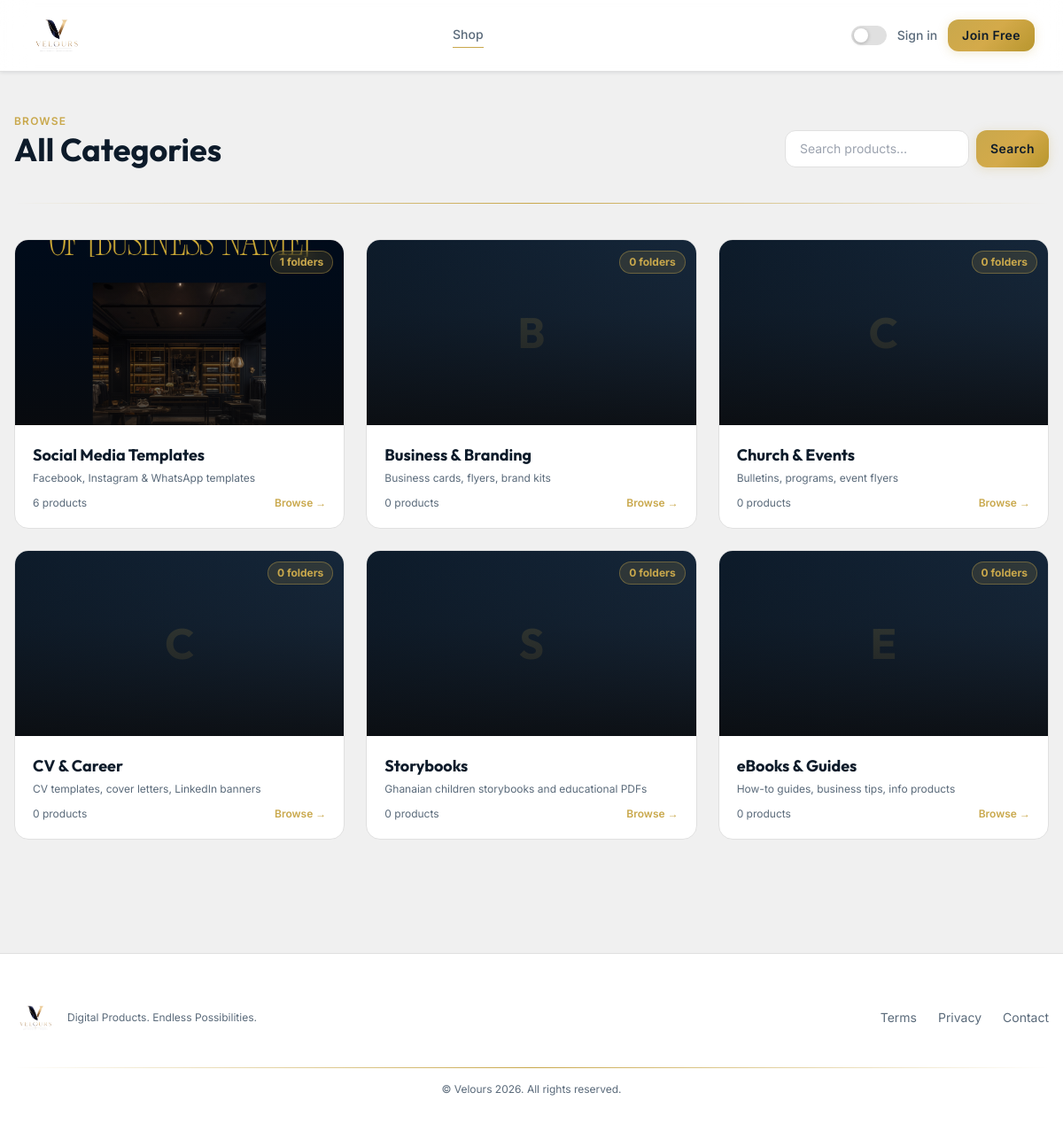
Page /shop on the committed database.
### app/models.py (models this page shows, shortened)
class Category(db.Model):
    __tablename__ = 'categories'
    id = db.Column(db.Integer, primary_key=True)
    name = db.Column(db.String(100), nullable=False)
    slug = db.Column(db.String(100), unique=True, nullable=False)
    description = db.Column(db.Text, nullable=True)
    icon = db.Column(db.String(10), default='📦')
    cover_image = db.Column(db.String(300), nullable=True)  # folder cover image
    created_at = db.Column(db.DateTime, default=datetime.utcnow)
    subcategories = db.relationship('Subcategory', backref='category', lazy=True, cascade='all, delete-orphan')
    products = db.relationship('Product', backref='category', lazy=True)
    @property
    def cover(self):
        if self.cover_image:
            return self.cover_image
        for sub in self.subcategories:
            if sub.cover_image:
                return sub.cover_image
            for p in sub.products:
                if p.preview_image:
                    return p.preview_image
        for p in self.products:
            if p.preview_image:
                return p.preview_image
        return None
    @property
    def total_products(self):
        count = len([p for p in self.products if p.is_active])
        for sub in self.subcategories:
            count += len([p for p in sub.products if p.is_active])
        return count

class Subcategory(db.Model):
    __tablename__ = 'subcategories'
    id = db.Column(db.Integer, primary_key=True)
    name = db.Column(db.String(100), nullable=False)
    slug = db.Column(db.String(150), unique=True, nullable=False)
    description = db.Column(db.Text, nullable=True)
    cover_image = db.Column(db.String(300), nullable=True)
    category_id = db.Column(db.Integer, db.ForeignKey('categories.id'), nullable=False)
    created_at = db.Column(db.DateTime, default=datetime.utcnow)
    products = db.relationship('Product', backref='subcategory', lazy=True)

class Product(db.Model):
    __tablename__ = 'products'
    id = db.Column(db.Integer, primary_key=True)
    name = db.Column(db.String(200), nullable=False)
    slug = db.Column(db.String(200), unique=True, nullable=False)
    description = db.Column(db.Text, nullable=True)
    price = db.Column(db.Float, nullable=False)
    referral_commission_pct = db.Column(db.Float, default=0.0)
    preview_image = db.Column(db.String(300), nullable=True)
    delivery_content = db.Column(db.Text, nullable=True)
    category_id = db.Column(db.Integer, db.ForeignKey('categories.id'), nullable=True)
    subcategory_id = db.Column(db.Integer, db.ForeignKey('subcategories.id'), nullable=True)
    is_active = db.Column(db.Boolean, default=True)
    is_featured = db.Column(db.Boolean, default=False)
    total_sales = db.Column(db.Integer, default=0)
    created_at = db.Column(db.DateTime, default=datetime.utcnow)
    orders = db.relationship('Order', backref='product', lazy=True)

### app/blueprints/store.py (the view)
@store_bp.route('/shop')
def shop():
    categories = Category.query.all()
    return render_template('store/shop.html', categories=categories)

### app/templates/store/shop.html (shortened to what this page needs)
{% extends 'base.html' %}
{% block content %}
<div class="max-w-7xl mx-auto px-4 py-12">
  <div class="flex flex-col sm:flex-row sm:items-end justify-between gap-4 mb-10">
    <div>
      <p class="text-xs font-semibold uppercase tracking-widest mb-1" style="color:var(--gold)">Browse</p>
      <h1 class="font-display text-4xl font-bold" style="color:var(--text-primary)">All Categories</h1>
    </div>
    <form action="{{ url_for('store.search') }}" method="GET" class="flex gap-2">
      <input type="text" name="q" placeholder="Search products…"
             class="card px-4 py-2.5 rounded-xl text-sm w-52 focus:outline-none transition-colors"
             style="color:var(--text-primary)"
             onfocus="this.style.borderColor='#C9A84C'" onblur="this.style.borderColor=''"/>
      <button type="submit" class="btn-gold px-4 py-2.5 rounded-xl text-sm font-semibold">Search</button>
    </form>
  </div>
  <div class="gold-line mb-10"></div>
  {% if categories %}
  <div class="grid grid-cols-1 sm:grid-cols-2 lg:grid-cols-3 gap-6">
    {% for cat in categories %}
    <a href="{{ url_for('store.category', cat_slug=cat.slug) }}"
       class="card card-hover rounded-2xl overflow-hidden group relative">
      <div class="aspect-video overflow-hidden relative" style="background:var(--bg-primary)">
        {% if cat.cover %}
        <img src="{{ url_for('static', filename=cat.cover) }}"
             alt="{{ cat.name }}"
             class="w-full h-full object-cover group-hover:scale-105 transition-transform duration-500"/>
        {% else %}
        <div class="w-full h-full flex items-center justify-center"
             style="background: linear-gradient(135deg, #0D1B2A, #1a2d42)">
          <span class="font-display text-5xl font-bold opacity-20" style="color:#C9A84C">
            {{ cat.name[0].upper() }}
          </span>
        </div>
        {% endif %}
        <div class="absolute inset-0 transition-opacity duration-300"
             style="background: linear-gradient(to top, rgba(10,10,11,0.80) 0%, rgba(10,10,11,0.20) 60%, transparent 100%)">
        </div>
        <div class="absolute top-3 right-3 px-2.5 py-1 rounded-full text-xs font-bold"
             style="background:rgba(201,168,76,0.15); border:1px solid rgba(201,168,76,0.4); color:#C9A84C; backdrop-filter:blur(8px)">
          {{ cat.subcategories|length }} folders
        </div>
      </div>
      <div class="p-5">
        <h3 class="font-display text-lg font-bold mb-1" style="color:var(--text-primary)">{{ cat.name }}</h3>
        {% if cat.description %}
        <p class="text-xs text-muted line-clamp-1 mb-3">{{ cat.description }}</p>
        {% endif %}
        <div class="flex items-center justify-between">
          <span class="text-xs text-muted">{{ cat.total_products }} products</span>
          <span class="text-xs font-semibold flex items-center gap-1 transition-colors group-hover:underline" style="color:var(--gold)">
            Browse →
          </span>
        </div>
      </div>
    </a>
    {% endfor %}
  </div>
  {% else %}
  <div class="text-center py-24">
    <p class="text-5xl mb-4">🛍️</p>
    <h3 class="font-display text-xl font-bold mb-2" style="color:var(--text-primary)">No categories yet</h3>
    <p class="text-muted text-sm">Check back soon.</p>
  </div>
  {% endif %}
</div>
{% endblock %}

### app/templates/base.html (style rules this page uses)
:root { --bg-primary: #f0f0f0; --bg-card: #ffffff; --bg-nav: rgba(255,255,255,0.94); --border: #e0e0e0; --text-primary: #0D1B2A; --text-muted: #5a6a7a; --gold: #C9A84C; --gold-hover: #B8962E; --gold-glow: rgba(201,168,76,0.22); --nav-shadow: 0 1px 4px rgba(13,27,42,0.10); }
body { background-color: var(--bg-primary); color: var(--text-primary); font-family: 'Inter', sans-serif; transition: background-color 0.3s ease, color 0.3s ease; }
.card { background: var(--bg-card); border: 1px solid var(--border); }
.text-muted { color: var(--text-muted); }
.btn-gold { background: linear-gradient(135deg, #C9A84C 0%, #d4aa4a 50%, #B8962E 100%); color: #0D1B2A; font-weight: 600; letter-spacing: 0.03em; transition: all 0.25s ease; box-shadow: 0 2px 12px rgba(201,168,76,0.25); }
.card-hover { transition: transform 0.22s ease, box-shadow 0.22s ease, border-color 0.22s ease; }
.gold-line { height: 1px; background: linear-gradient(90deg, transparent, var(--gold), transparent); }

### rows in the picture
Category: cover_image.cover_image (picture), subcategories|length "1", name "Social Media Templates", description "Facebook, Instagram & WhatsApp templates", total_products "6"
Category: name "B", subcategories|length "0", name "Business & Branding", description "Business cards, flyers, brand kits", total_products "0"
Category: name "C", subcategories|length "0", name "Church & Events", description "Bulletins, programs, event flyers", total_products "0"
Category: name "C", subcategories|length "0", name "CV & Career", description "CV templates, cover letters, LinkedIn banners", total_products "0"
Category: name "S", subcategories|length "0", name "Storybooks", description "Ghanaian children storybooks and educational PDFs", total_products "0"
Category: name "E", subcategories|length "0", name "eBooks & Guides", description "How-to guides, business tips, info products", total_products "0"

### other values in the picture
{{ APP_TAGLINE }} "Digital Products. Endless Possibilities."
{{ APP_NAME }} "Velours"
{{ 2026 }} "2026"
